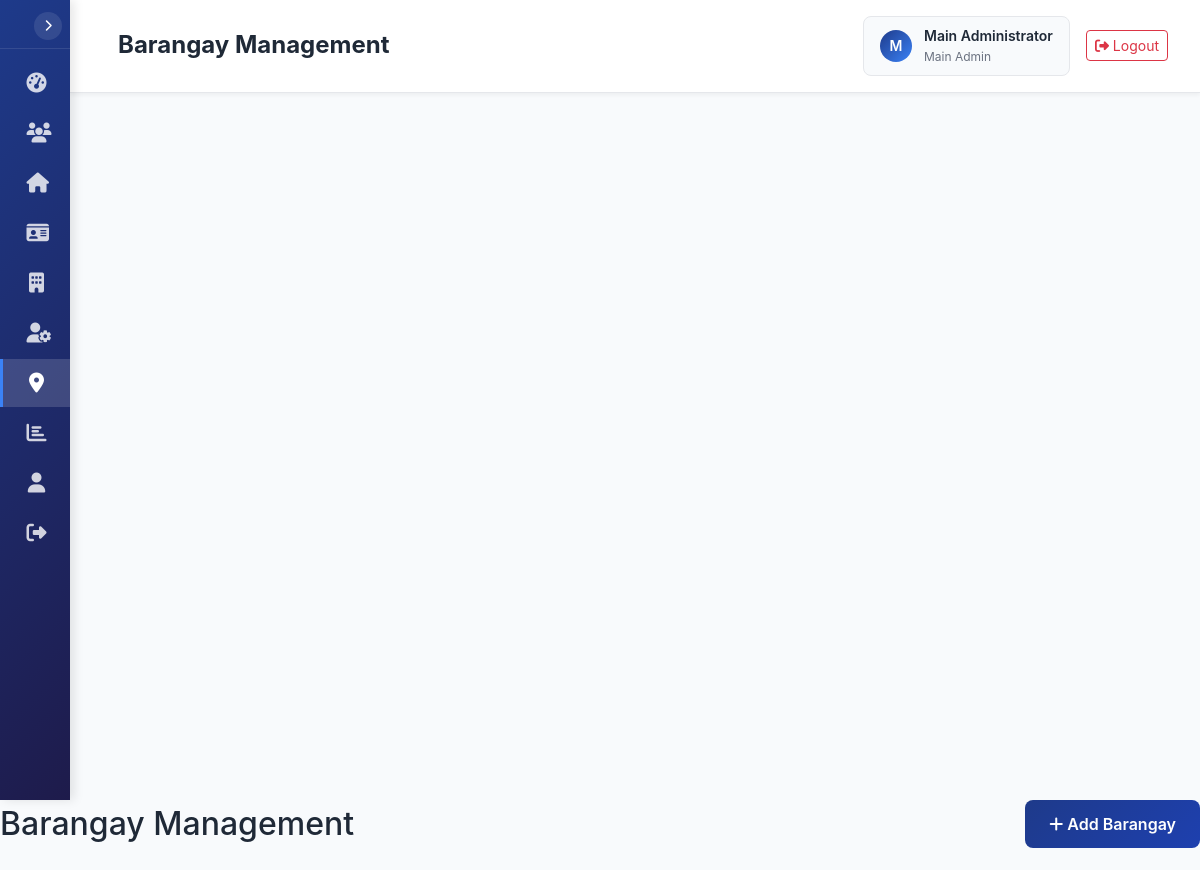
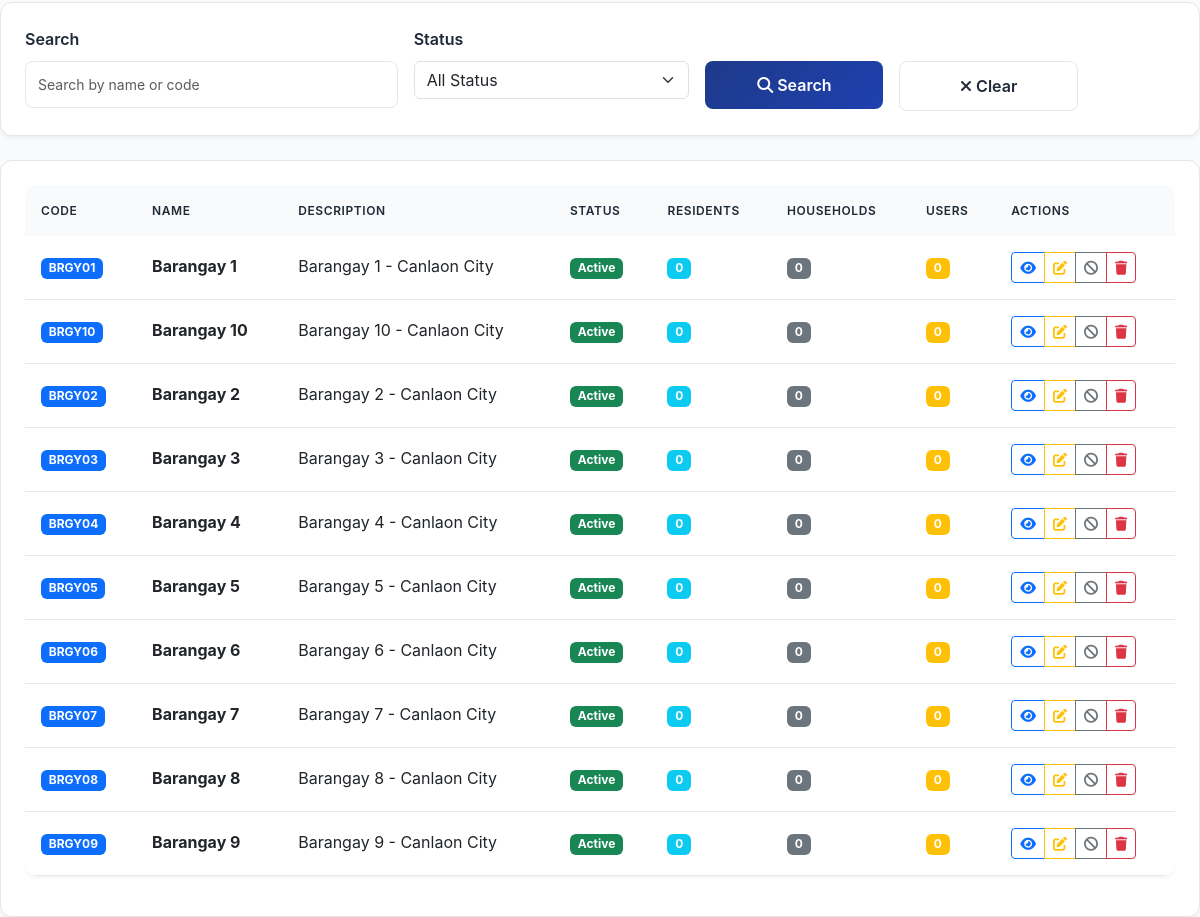
/barangays.php (signed in), run on the app's committed database (2 pictures, top to bottom).
### tables this page shows
CREATE TABLE IF NOT EXISTS `users` (
    `id` INT(11) NOT NULL AUTO_INCREMENT,
    `username` VARCHAR(50) NOT NULL UNIQUE,
    `password` VARCHAR(255) NOT NULL,
    `full_name` VARCHAR(100) NOT NULL,
    `email` VARCHAR(100) UNIQUE,
    `role` ENUM('main_admin', 'admin', 'staff') NOT NULL DEFAULT 'staff',
    `barangay_id` INT(11) NULL,
    `is_active` TINYINT(1) NOT NULL DEFAULT 1,
    `last_login` DATETIME NULL,
    `created_at` TIMESTAMP DEFAULT CURRENT_TIMESTAMP,
    `updated_at` TIMESTAMP DEFAULT CURRENT_TIMESTAMP ON UPDATE CURRENT_TIMESTAMP,
    PRIMARY KEY (`id`),
    INDEX `idx_username` (`username`),
    INDEX `idx_role` (`role`),
    INDEX `idx_barangay_id` (`barangay_id`),
    INDEX `idx_is_active` (`is_active`)
);

CREATE TABLE IF NOT EXISTS `barangays` (
    `id` INT(11) NOT NULL AUTO_INCREMENT,
    `name` VARCHAR(100) NOT NULL,
    `code` VARCHAR(10) NOT NULL UNIQUE,
    `description` TEXT NULL,
    `is_active` TINYINT(1) NOT NULL DEFAULT 1,
    `created_at` TIMESTAMP DEFAULT CURRENT_TIMESTAMP,
    `updated_at` TIMESTAMP DEFAULT CURRENT_TIMESTAMP ON UPDATE CURRENT_TIMESTAMP,
    PRIMARY KEY (`id`),
    INDEX `idx_code` (`code`),
    INDEX `idx_name` (`name`),
    INDEX `idx_is_active` (`is_active`)
);

### Controller.php (called while the page is built, shortened)
<?php
abstract class Controller {
    public function __construct() {
        $this->userModel = new User();
        $this->user = $this->userModel->getUserWithBarangay($_SESSION['user_id']);
    }
    protected function render($view, $data = []) {
        extract($data);
        $viewPath = APP_ROOT . "/views/{$view}.php";
        if (file_exists($viewPath)) {
            require_once $viewPath;
        } else {
            throw new Exception("View {$view} not found");
        }
    }
    protected function getPaginationData($currentPage, $totalItems, $itemsPerPage = ITEMS_PER_PAGE) {
        $totalPages = ceil($totalItems / $itemsPerPage);
        $currentPage = max(1, min($currentPage, $totalPages));
        return [
            'current_page' => $currentPage,
            'total_pages' => $totalPages,
            'total_items' => $totalItems,
            'items_per_page' => $itemsPerPage,
            'offset' => ($currentPage - 1) * $itemsPerPage,
            'has_previous' => $currentPage > 1,
            'has_next' => $currentPage < $totalPages,
            'previous_page' => $currentPage - 1,
            'next_page' => $currentPage + 1
        ];
    }
}
?>

### controllers/BarangayController.php (called while the page is built, shortened)
<?php
require_once 'config/config.php';
class BarangayController extends Controller {
    public function index() {
        $page = $_GET['page'] ?? 1;
        $search = $_GET['search'] ?? '';
        $status = $_GET['status'] ?? '';
        $barangayModel = new Barangay();
        $filters = [
            'search' => $search,
            'status' => $status
        ];
        $barangays = $barangayModel->getAllBarangays($page, ITEMS_PER_PAGE, $filters);
        $totalBarangays = $barangayModel->countBarangays($filters);
        $pagination = $this->getPaginationData($page, $totalBarangays);
        $this->render('barangays/index', [
            'pageTitle' => 'Barangay Management',
            'currentPage' => 'barangays',
            'user' => $this->user,
            'barangays' => $barangays,
            'totalBarangays' => $totalBarangays,
            'pagination' => $pagination,
            'filters' => $filters
        ]);
    }
}

### barangays.php (called while the page is built, shortened)
<?php
require_once 'config/config.php';
require_once 'Controller.php';
require_once 'controllers/BarangayController.php';
$action = $_GET['action'] ?? 'index';
$controller = new BarangayController();
switch ($action) {
    default:
        $controller->index();
        break;
}
?>

### models/Model.php (called while the page is built, shortened)
<?php
abstract class Model {
    protected $db;
    public function __construct() {
        $this->db = Database::getInstance();
    }
    public function query($sql, $params = []) {
        $conn = $this->db->getConnection();
        $stmt = $conn->prepare($sql);
        foreach ($params as $key => $value) {
            $stmt->bindValue(":{$key}", $value);
        }
        $stmt->execute();
        return $stmt->fetchAll();
    }
    public function queryFirst($sql, $params = []) {
        $conn = $this->db->getConnection();
        $stmt = $conn->prepare($sql);
        foreach ($params as $key => $value) {
            $stmt->bindValue(":{$key}", $value);
        }
        $stmt->execute();
        return $stmt->fetch();
    }
}
?>

### models/Barangay.php (called while the page is built, shortened)
<?php
class Barangay extends Model {
    public function getAllBarangays($page = 1, $limit = ITEMS_PER_PAGE, $filters = []) {
        $offset = ($page - 1) * $limit;
        $params = [];
        $whereClause = '';
        $sql = "SELECT * FROM barangays {$whereClause} ORDER BY name ASC";
        if ($page > 0 && $limit > 0) {
            $sql .= " LIMIT :limit OFFSET :offset";
            $params['limit'] = $limit;
            $params['offset'] = $offset;
        }
        return $this->query($sql, $params);
    }
    public function countBarangays($filters = []) {
        $params = [];
        $whereClause = '';
        $sql = "SELECT COUNT(*) as count FROM barangays {$whereClause}";
        $result = $this->queryFirst($sql, $params);
        return $result['count'] ?? 0;
    }
}
?>

### config/config.php (called while the page is built, shortened)
<?php
function getUserRole() {
    return $_SESSION['user_role'] ?? null;
}
function isMainAdmin() {
    return getUserRole() === 'main_admin';
}
?>

### models/User.php (called while the page is built, shortened)
<?php
class User extends Model {
    public function getUserWithBarangay($userId) {
        $sql = "SELECT u.*, b.name as barangay_name, b.code as barangay_code
                FROM users u
                LEFT JOIN barangays b ON u.barangay_id = b.id
                WHERE u.id = :id";
        return $this->queryFirst($sql, ['id' => $userId]);
    }
}
?>

### views/barangays/index.php (the view, shortened to what this page needs)
<?php
require_once 'views/layouts/main.php';
?>
<div class="d-flex justify-content-between align-items-center mb-4">
    <h2 class="mb-0">Barangay Management</h2>
    <a href="barangays.php?action=add" class="btn btn-primary">
        <i class="fas fa-plus"></i> Add Barangay
    </a>
</div>
<div class="card mb-4">
    <div class="card-body">
        <form method="GET" action="barangays.php" class="row g-3">
            <div class="col-md-4">
                <label for="search" class="form-label">Search</label>
                <input type="text" class="form-control" id="search" name="search"
                       value="<?= htmlspecialchars($filters['search']) ?>"
                       placeholder="Search by name or code">
            </div>
            <div class="col-md-3">
                <label for="status" class="form-label">Status</label>
                <select class="form-select" id="status" name="status">
                    <option value="">All Status</option>
                </select>
            </div>
            <div class="col-md-2">
                <label class="form-label">&nbsp;</label>
                <button type="submit" class="btn btn-primary w-100">
                    <i class="fas fa-search"></i> Search
                </button>
            </div>
            <div class="col-md-2">
                <label class="form-label">&nbsp;</label>
                <a href="barangays.php" class="btn btn-secondary w-100">
                    <i class="fas fa-times"></i> Clear
                </a>
            </div>
        </form>
    </div>
</div>
<div class="card">
    <div class="card-body">
        <?php if (empty($barangays)): ?>
            <div class="text-center py-4">
                <i class="fas fa-map-marker-alt fa-3x text-muted mb-3"></i>
                <h5 class="text-muted">No barangays found</h5>
                <p class="text-muted">Try adjusting your search criteria or add a new barangay.</p>
                <a href="barangays.php?action=add" class="btn btn-primary">
                    <i class="fas fa-plus"></i> Add First Barangay
                </a>
            </div>
        <?php else: ?>
            <div class="table-responsive">
                <table class="table table-hover">
                    <thead>
                        <tr>
                            <th>Code</th>
                            <th>Name</th>
                            <th>Description</th>
                            <th>Status</th>
                            <th>Residents</th>
                            <th>Households</th>
                            <th>Users</th>
                            <th>Actions</th>
                        </tr>
                    </thead>
                    <tbody>
                        <?php foreach ($barangays as $barangay): ?>
                            <tr>
                                <td>
                                    <span class="badge bg-primary"><?= htmlspecialchars($barangay['code']) ?></span>
                                </td>
                                <td>
                                    <strong><?= htmlspecialchars($barangay['name']) ?></strong>
                                </td>
                                <td>
                                    <?= $barangay['description'] ? htmlspecialchars($barangay['description']) : '<span class="text-muted">No description</span>' ?>
                                </td>
                                <td>
                                    <?php if ($barangay['is_active']): ?>
                                        <span class="badge bg-success">Active</span>
                                    <?php else: ?>
                                        <span class="badge bg-danger">Inactive</span>
                                    <?php endif; ?>
                                </td>
                                <td>
                                    <span class="badge bg-info"><?= number_format($barangay['resident_count'] ?? 0) ?></span>
                                </td>
                                <td>
                                    <span class="badge bg-secondary"><?= number_format($barangay['household_count'] ?? 0) ?></span>
                                </td>
                                <td>
                                    <span class="badge bg-warning"><?= number_format($barangay['user_count'] ?? 0) ?></span>
                                </td>
                                <td>
                                    <div class="btn-group" role="group">
                                        <a href="barangays.php?action=view&id=<?= $barangay['id'] ?>"
                                           class="btn btn-sm btn-outline-primary" title="View">
                                            <i class="fas fa-eye"></i>
                                        </a>
                                        <a href="barangays.php?action=edit&id=<?= $barangay['id'] ?>"
                                           class="btn btn-sm btn-outline-warning" title="Edit">
                                            <i class="fas fa-edit"></i>
                                        </a>
                                        <button type="button" class="btn btn-sm btn-outline-secondary btn-toggle-status"
                                                data-id="<?= $barangay['id'] ?>"
                                                data-name="<?= htmlspecialchars($barangay['name']) ?>"
                                                data-status="<?= $barangay['is_active'] ?>"
                                                title="<?= $barangay['is_active'] ? 'Deactivate' : 'Activate' ?>">
                                            <i class="fas fa-<?= $barangay['is_active'] ? 'ban' : 'check' ?>"></i>
                                        </button>
                                        <button type="button" class="btn btn-sm btn-outline-danger btn-delete"
                                                data-id="<?= $barangay['id'] ?>"
                                                data-name="<?= htmlspecialchars($barangay['name']) ?>"
                                                title="Delete">
                                            <i class="fas fa-trash"></i>
                                        </button>
                                    </div>
                                </td>
                            </tr>
                        <?php endforeach; ?>
                    </tbody>
                </table>
            </div>
        <?php endif; ?>
    </div>
</div>

### views/layouts/main.php (shortened to what this page needs)
<!DOCTYPE html>
<html lang="en">
<head>
    <link href="https://cdn.jsdelivr.net/npm/bootstrap@5.3.0/dist/css/bootstrap.min.css" rel="stylesheet">
    <link rel="stylesheet" href="https://cdnjs.cloudflare.com/ajax/libs/font-awesome/6.4.0/css/all.min.css">
</head>
<body>
    <nav class="sidebar" id="sidebar">
        <div class="sidebar-header">
            <button class="sidebar-toggle-btn" id="sidebarToggleBtn">
                <i class="fas fa-chevron-right"></i>
            </button>
        </div>
        <div class="sidebar-nav">
            <div class="nav-item">
                <a href="dashboard.php" class="nav-link <?= $currentPage === 'dashboard' ? 'active' : '' ?>">
                    <i class="fas fa-tachometer-alt"></i>
                </a>
            </div>
            <div class="nav-item">
                <a href="residents.php" class="nav-link <?= $currentPage === 'residents' ? 'active' : '' ?>">
                    <i class="fas fa-users"></i>
                </a>
            </div>
            <div class="nav-item">
                <a href="households.php" class="nav-link <?= $currentPage === 'households' ? 'active' : '' ?>">
                    <i class="fas fa-home"></i>
                </a>
            </div>
            <div class="nav-item">
                <a href="id-cards.php" class="nav-link <?= $currentPage === 'id-cards' ? 'active' : '' ?>">
                    <i class="fas fa-id-card"></i>
                </a>
            </div>
            <div class="nav-item">
                <a href="evacuation-centers.php" class="nav-link <?= $currentPage === 'evacuation-centers' ? 'active' : '' ?>">
                    <i class="fas fa-building"></i>
                </a>
            </div>
            <?php if (isMainAdmin()): ?>
            <div class="nav-item">
                <a href="users.php" class="nav-link <?= $currentPage === 'users' ? 'active' : '' ?>">
                    <i class="fas fa-user-cog"></i>
                </a>
            </div>
            <div class="nav-item">
                <a href="barangays.php" class="nav-link <?= $currentPage === 'barangays' ? 'active' : '' ?>">
                    <i class="fas fa-map-marker-alt"></i>
                </a>
            </div>
            <?php endif; ?>
            <div class="nav-item">
                <a href="reports.php" class="nav-link <?= $currentPage === 'reports' ? 'active' : '' ?>">
                    <i class="fas fa-chart-bar"></i>
                </a>
            </div>
            <div class="nav-item">
                <a href="profile.php" class="nav-link <?= $currentPage === 'profile' ? 'active' : '' ?>">
                    <i class="fas fa-user"></i>
                </a>
            </div>
            <div class="nav-item">
                <a href="logout.php" class="nav-link">
                    <i class="fas fa-sign-out-alt"></i>
                </a>
            </div>
        </div>
    </nav>
    <div class="main-content">
        <div class="top-nav">
            <div class="top-nav-left">
                <h1 class="page-title"><?= $pageTitle ?? 'Dashboard' ?></h1>
            </div>
            <div class="top-nav-right">
                <div class="user-info">
                    <div class="user-avatar">
                        <?= strtoupper(substr($user['full_name'], 0, 1)) ?>
                    </div>
                    <div class="user-details">
                        <div class="user-name"><?= $user['full_name'] ?></div>
                        <div class="user-role"><?= str_replace('_', ' ', $user['role']) ?></div>
                    </div>
                </div>
                <a href="logout.php" class="btn btn-outline-danger btn-sm">
                    <i class="fas fa-sign-out-alt"></i> Logout
                </a>
            </div>
        </div>
        <div class="content">
        </div>
    </div>
</body>
</html>

### data on the page
users: full_name "M", full_name "Main Administrator", role "Main Admin"
barangays: code "BRGY01", name "Barangay 1", description "Barangay 1 - Canlaon City", is_active "Active", resident_count "0", household_count "0", user_count "0"
barangays: code "BRGY10", name "Barangay 10", description "Barangay 10 - Canlaon City", is_active "Active", resident_count "0", household_count "0", user_count "0"
barangays: code "BRGY02", name "Barangay 2", description "Barangay 2 - Canlaon City", is_active "Active", resident_count "0", household_count "0", user_count "0"
barangays: code "BRGY03", name "Barangay 3", description "Barangay 3 - Canlaon City", is_active "Active", resident_count "0", household_count "0", user_count "0"
barangays: code "BRGY04", name "Barangay 4", description "Barangay 4 - Canlaon City", is_active "Active", resident_count "0", household_count "0", user_count "0"
barangays: code "BRGY05", name "Barangay 5", description "Barangay 5 - Canlaon City", is_active "Active", resident_count "0", household_count "0", user_count "0"
barangays: code "BRGY06", name "Barangay 6", description "Barangay 6 - Canlaon City", is_active "Active", resident_count "0", household_count "0", user_count "0"
barangays: code "BRGY07", name "Barangay 7", description "Barangay 7 - Canlaon City", is_active "Active", resident_count "0", household_count "0", user_count "0"
barangays: code "BRGY08", name "Barangay 8", description "Barangay 8 - Canlaon City", is_active "Active", resident_count "0", household_count "0", user_count "0"
barangays: code "BRGY09", name "Barangay 9", description "Barangay 9 - Canlaon City", is_active "Active", resident_count "0", household_count "0", user_count "0"

### other printed values
$pageTitle "Barangay Management"
